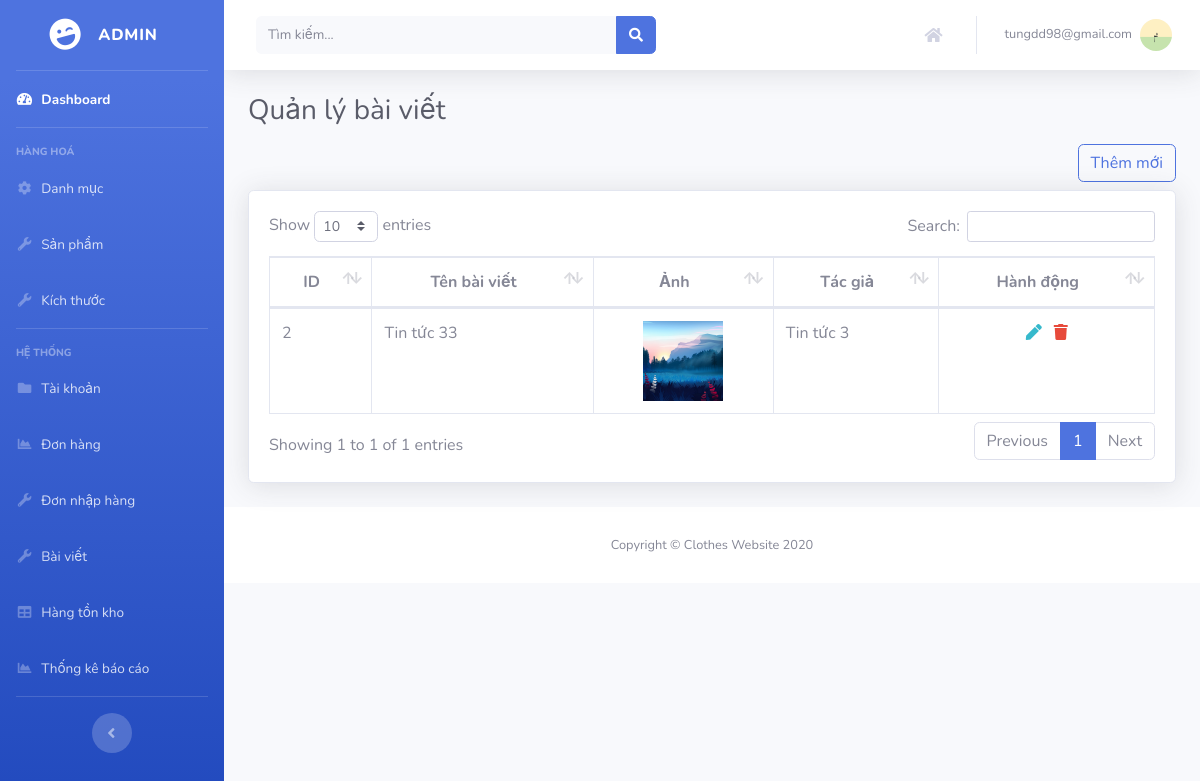
The page /admin/article (signed in) on the database its author committed.
### tables this page shows
CREATE TABLE `articles` (
  `id` int(11) NOT NULL,
  `title` varchar(255) DEFAULT NULL,
  `description` text DEFAULT NULL,
  `content` text DEFAULT NULL,
  `author` varchar(255) DEFAULT NULL,
  `thumbnail` varchar(255) DEFAULT NULL,
  `created_at` timestamp NOT NULL DEFAULT current_timestamp() ON UPDATE current_timestamp()
);

### controller/BaseController.php (called while the page is built, shortened)
<?php
class BaseController
{
    public function loadView($_view, $var)
    {
        $this->view = $_view;
        include "view/{$this->view}.php";
    }
}

### model/Model.php (called while the page is built, shortened)
<?php
$db = mysqli_connect($hostname, $username, $password, $database);
mysqli_set_charset($db, "UTF8");
class Model
{
    public function _getListAll($sql)
    {
        global $db;
        $result = mysqli_query($db, $sql);
        $arr = array();
        while ($rows = mysqli_fetch_object($result)) {
            $arr[] = $rows;
        }
        return $arr;
    }
}

### model/ArticleModel.php (called while the page is built, shortened)
<?php
class ArticleModel extends Model
{
    public $table = 'articles';
    public function getListAll()
    {
        return parent::_getListAll("Select * from `$this->table` order by created_at DESC");
    }
}

### helper/index.php (called while the page is built, shortened)
<?php
function textTrundate($str, $limit = 20)
{
    if (strlen($str) <= $limit) {
        return $str;
    }
    return mb_substr($str, 0, $limit - 3, 'UTF-8') . '...';
}

### view/admin/article/index.php (the view, shortened to what this page needs)
<head>
    <link href="public/backend/vendor/datatables/dataTables.bootstrap4.min.css" rel="stylesheet">
</head>
<div class="container-fluid">
    <h1 class="h3 mb-2 text-gray-800"><?php echo $title ?></h1>
    <div class="d-flex justify-content-end py-2">
        <a href="admin/<?php echo $path ?>/add" class="btn btn-outline-primary">Thêm mới</a>
    </div>
    <div class="card shadow mb-4">
        <div class="card-body">
            <div class="table-responsive">
                <table class="table table-bordered" id="dataTable" width="100%" cellspacing="0">
                    <thead>
                        <tr class="text-center">
                            <th>ID</th>
                            <th>Tên bài viết</th>
                            <th>Ảnh </th>
                            <th>Tác giả</th>
                            <th>Hành động</th>
                        </tr>
                    </thead>
                    <tbody>
                        <?php foreach($data as $key => $val) { ?>
                        <tr>
                            <td><?php echo $val->id ?></td>
                            <td><?php echo textTrundate($val->title, 20) ?></td>
                            <td class="text-center">
                                <?php if(file_exists("public/$imagePath/" . $val->thumbnail) && !empty($val->thumbnail)) { ?>
                                <img src="public/<?php echo $imagePath . '/' . $val->thumbnail?>"
                                    style="width: 80px; height: 80px; object-fit: cover">
                                <?php } else {; ?>
                                <img src="public/upload/no-image.jpg"
                                    style="width: 80px; height: 80px; object-fit: cover">
                                <?php } ?>
                            </td>
                            <td><?php echo $val->author ?></td>
                            <td class="text-center">
                                <a href="admin/<?php echo $path ?>/edit/<?php echo $val->id ?>" class="text-info px-1"><i
                                        class="fa fa-pen"></i></a>
                                <a href="javascript:;" class="text-danger px-1"><i class="fa fa-trash"
                                        onclick="deleteItem(<?php echo $val->id ?>, 'article')"></i></a>
                            </td>
                        </tr>
                        <?php }; ?>
                    </tbody>
                </table>
            </div>
        </div>
    </div>
</div>

### rows shown on the page
articles: id "2", title "Tin tức 33", thumbnail (picture), author "Tin tức 3"

### other values the page prints
$_SESSION['email'] "tungdd98@gmail.com"
$title "Quản lý bài viết"
